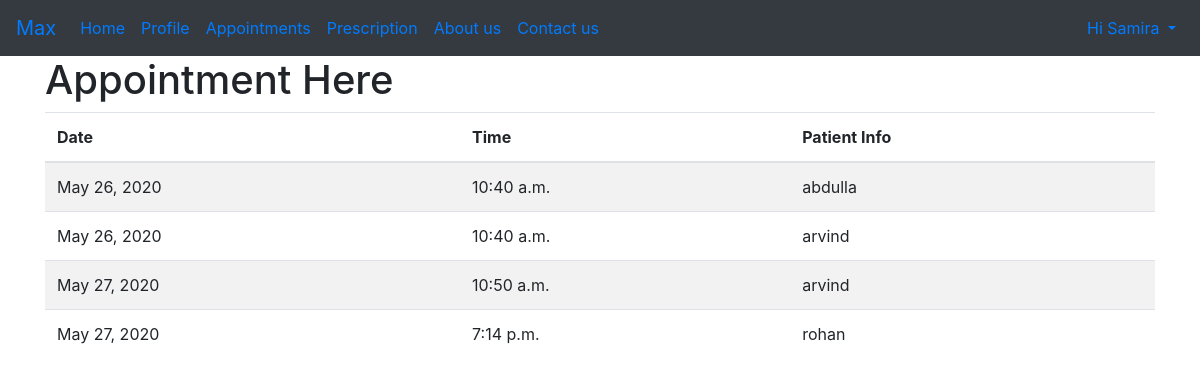
The page /doctor/ (signed in) on the database its author committed.
### Hospital/models.py (models this page shows, shortened)
class Appointment(models.Model):
    patient = models.ForeignKey(Patient, null=True, on_delete=models.CASCADE)
    doctor = models.ForeignKey(Doctor , null=True, on_delete=models.CASCADE)
    date = models.DateField(auto_now_add=True, null=True)
    time = models.TimeField(null=True)
    STATUS = [
        ('Pending', 'Pending'),
        ('Approved', 'Approved'),
    ]
    status = models.CharField(max_length=20, choices=STATUS, default='Pending')
    message = models.CharField(max_length=1000 , default="Pending Approval")

class Patient(models.Model):
    BLOOD = [
        ('A+', 'A+'),
        ('A-', 'A-'),
        ('B+', 'B-'),
        ('O+', 'O-'),
        ('AB+', 'AB-')
    ]
    id = models.AutoField(primary_key=True, null=False)
    user = models.OneToOneField(User,on_delete=models.CASCADE, null=True)
    name = models.CharField(max_length=200, null=True, blank=True)
    email = models.CharField(max_length=100 , null=True, blank=True)
    Phone = models.CharField(max_length=100 , null=True, blank=True)
    gender = models.CharField(max_length=100 , null=True, blank=True)
    age = models.PositiveIntegerField(null=True, blank=True)
    address = models.CharField(max_length=500 , null=True, blank=True)
    bloodGroup = models.CharField(max_length=5, null=True, blank=True, choices=BLOOD)
    outstanding = models.PositiveIntegerField(default=0)
    paid = models.PositiveIntegerField(default=0)
    casepaper = models.PositiveIntegerField(default=0)
    date = models.DateField(auto_now_add=True, null=True)
    def __str__(self):
        return self.user.username

### Hospital/decorators.py (the view)
        def wrapper_func(request, *args, **kwargs):
            group = None
            if request.user.groups.exists():
                group = request.user.groups.all()[0].name
            if group in allowed_roles:
                return view_func(request, *args, **kwargs)
            else:
                return HttpResponse('You are not authorized for this action!')

### Hospital/views.py (called while the page is built)
@login_required(login_url='login')
@allowed_users(allowed_roles=['doctor'])
def doctorAppointment(request):
    doctor = request.user.doctor
    appointment = doctor.appointment_set.all()
    context = {
        'appointment': appointment
    }
    return render(request, 'Hospital/doctor_appointment.html', context)

### templates/Hospital/doctor_appointment.html
{% extends 'Hospital/base.html' %}
{% block body %}
<h1>Appointment Here</h1>
<table class="table table-striped">
    <thead>
        <tr>
            <th scope="col">Date</th>
            <th scope="col">Time</th>
            <th scope="col">Patient Info</th>
        </tr>
    </thead>
    <tbody>
        {% for item in appointment %}
        <tr>
            <td>{{item.date}}</td>
            <td>{{item.time}}</td>
            <td>{{item.patient}}</td>
        </tr>
        {% endfor %}
    </tbody>
</table>
{% endblock body %}

### templates/Hospital/base.html (shortened to what this page needs)
<!doctype html>
<html lang="en">
<head>
    <link rel="stylesheet" href="https://stackpath.bootstrapcdn.com/bootstrap/4.5.0/css/bootstrap.min.css"
>
</head>
<body>
    <nav class="navbar navbar-expand-lg navbar-primary bg-dark">
        <a class="navbar-brand" href="/">Max</a>
        <div class="collapse navbar-collapse" id="navbarSupportedContent">
          <ul class="navbar-nav mr-auto">
            <li class="nav-item">
              <a class="nav-link" href="">Home</a>
            </li>
            {% if request.user.doctor %}
            <li class="nav-item">
              <a class="nav-link" href="">Profile</a>
            </li>
            <li class="nav-item">
              <a class="nav-link" href="/doctor/">Appointments</a>
            </li>
            <li class="nav-item">
              <a class="nav-link" href="/doctor/prescription/">Prescription</a>
            </li>
            {% elif request.user.HR %}
            <li class="nav-item">
              <a class="nav-link" href="">Dashboard</a>
            </li>
            {% elif request.user.Receptionist %}
            <li class="nav-item">
              <a class="nav-link" href="">Dashboard</a>
            </li>
            {% endif %}
            <li class="nav-item">
              <a class="nav-link" href="">About us</a>
            </li>
          <li class="nav-item">
            <a class="nav-link" href="">Contact us</a>
          </li>
           </ul>
        <ul class="navbar-nav">
          {% if request.user.is_authenticated %}
           <li class="nav-item dropdown">
              <a class="nav-link dropdown-toggle" href="#" id="navbarDropdown" role="button" data-toggle="dropdown" aria-haspopup="true" aria-expanded="false">
                <span>Hi {{ request.user|capfirst }}</span>
              </a>
            </li>
            {% else %}
            <li class="nav-item">
              <a class="nav-link" href="/login"><i class="far fa-user fa-lg"></i></a>
            </li>
            </ul>
          {% endif %}
        </div>
      </nav>
    <div class="container">
        {% block body %}
        {% endblock body %}
    </div>
</body>
</html>

### rows shown on the page
Appointment: date "May 26, 2020", time "10:40 a.m.", patient "abdulla"
Appointment: date "May 26, 2020", time "10:40 a.m.", patient "arvind"
Appointment: date "May 27, 2020", time "10:50 a.m.", patient "arvind"
Appointment: date "May 27, 2020", time "7:14 p.m.", patient "rohan"

### other values the page prints
{{ request.user|capfirst }} "Samira"
